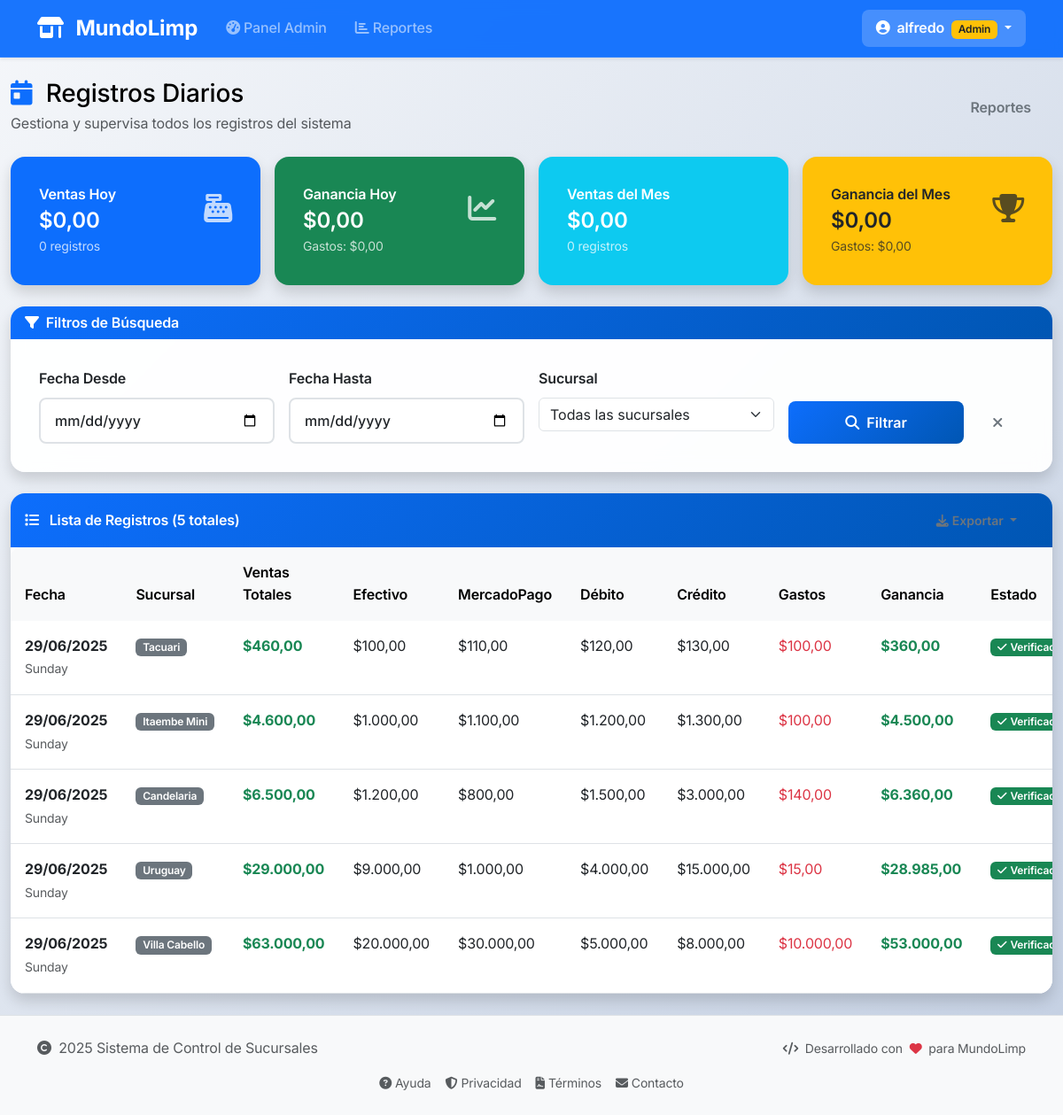
The app's page /daily-records/index (signed in), older data.
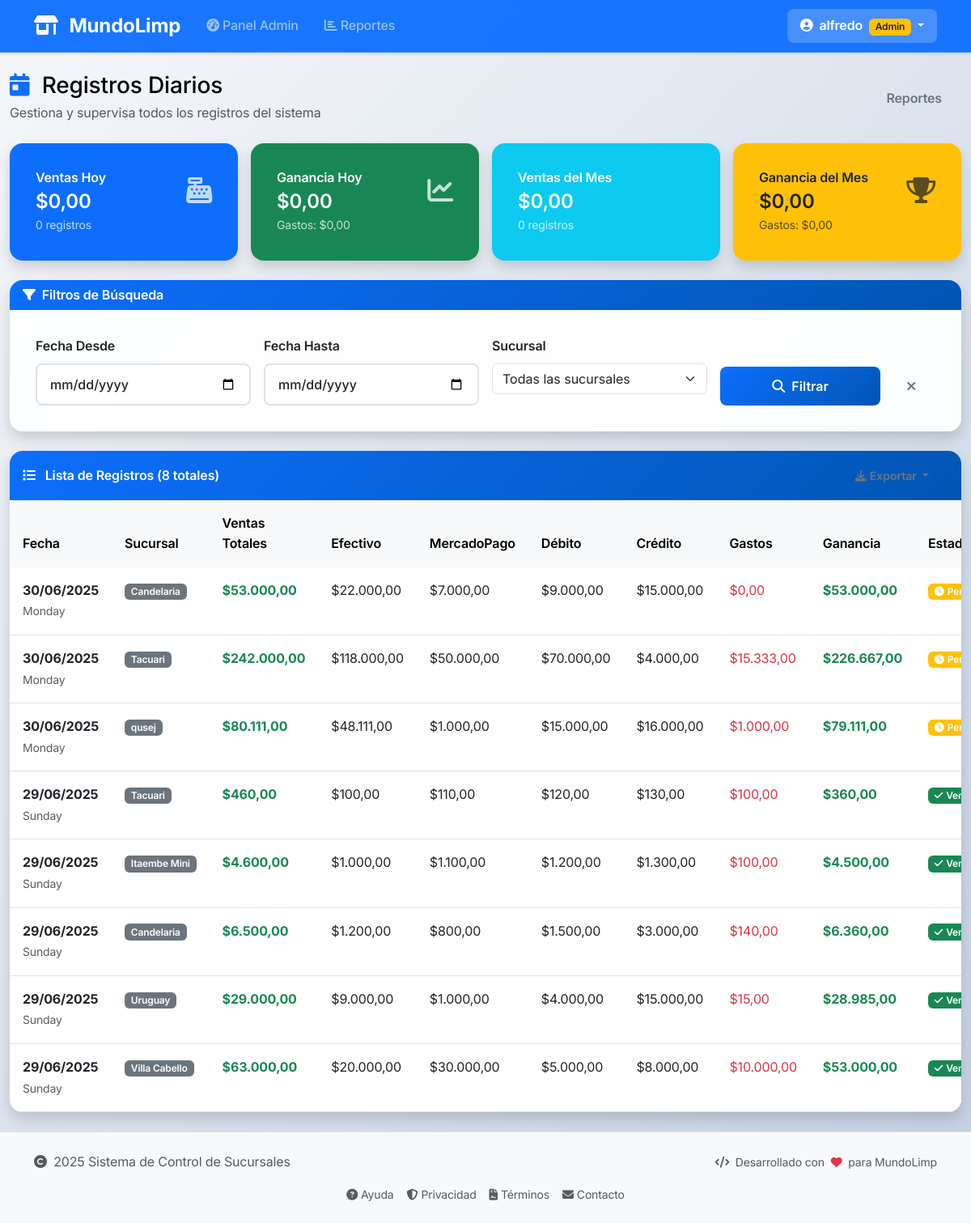
The same page, newer data.
### app/models/daily_record.py (models this page shows, shortened)
class DailyRecord(db.Model):
    __tablename__ = 'daily_records'
    id = db.Column(db.Integer, primary_key=True)
    user_id = db.Column(
        db.Integer,
        db.ForeignKey('users.id', ondelete='CASCADE'),
        nullable=False,
        index=True
    )
    branch_name = db.Column(db.String(100), nullable=False, index=True)
    record_date = db.Column(
        db.Date,
        nullable=False,
        default=datetime.date.today,
        index=True
    )
    total_sales = db.Column(
        db.Numeric(10, 2),
        nullable=False,
        default=0.00
    )
    cash_sales = db.Column(
        db.Numeric(10, 2),
        nullable=False,
        default=0.00
    )
    mercadopago_sales = db.Column(
        db.Numeric(10, 2),
        nullable=False,
        default=0.00
    )
    debit_sales = db.Column(
        db.Numeric(10, 2),
        nullable=False,
        default=0.00
    )
    credit_sales = db.Column(
        db.Numeric(10, 2),
        nullable=False,
        default=0.00
    )
    total_expenses = db.Column(
        db.Numeric(10, 2),
        nullable=False,
        default=0.00
    )
    created_at = db.Column(
        db.DateTime,
        default=datetime.datetime.now,
        nullable=False
    )
    updated_at = db.Column(
        db.DateTime,
        default=datetime.datetime.now,
        onupdate=datetime.datetime.now,
        nullable=False
    )
    notes = db.Column(db.Text, nullable=True)
    is_verified = db.Column(db.Boolean, default=False, nullable=False)
    verified_by = db.Column(
        db.Integer,
        db.ForeignKey('users.id'),
        nullable=True
    )
    verified_at = db.Column(db.DateTime, nullable=True)
    __table_args__ = (
        db.UniqueConstraint(
            'branch_name',
            'record_date',
            name='_branch_date_uc'
        ),
        db.Index('idx_branch_date', 'branch_name', 'record_date'),
        db.Index('idx_user_date', 'user_id', 'record_date'),
        db.CheckConstraint('total_sales >= 0', name='check_total_sales_positive'),
        db.CheckConstraint('cash_sales >= 0', name='check_cash_sales_positive'),
        db.CheckConstraint('mercadopago_sales >= 0', name='check_mercadopago_sales_positive'),
        db.CheckConstraint('debit_sales >= 0', name='check_debit_sales_positive'),
        db.CheckConstraint('credit_sales >= 0', name='check_credit_sales_positive'),
        db.CheckConstraint('total_expenses >= 0', name='check_total_expenses_positive')
    )
    def get_net_amount(self):
        return float(self.total_sales) - float(self.total_expenses)

### app/routes/daily_records.py (the view)
@daily_records_bp.route('/')
@daily_records_bp.route('/index')
@login_required
def index():
    page = request.args.get('page', 1, type=int)
    filter_form = FilterForm()
    if current_user.is_admin_user():
        query = DailyRecord.query
    else:
        query = current_user.daily_records
    if request.args.get('start_date'):
        try:
            start_date = datetime.strptime(request.args.get('start_date'), '%Y-%m-%d').date()
            query = query.filter(DailyRecord.record_date >= start_date)
        except ValueError:
            pass
    if request.args.get('end_date'):
        try:
            end_date = datetime.strptime(request.args.get('end_date'), '%Y-%m-%d').date()
            query = query.filter(DailyRecord.record_date <= end_date)
        except ValueError:
            pass
    if request.args.get('branch_filter') and current_user.is_admin_user():
        branch_name = request.args.get('branch_filter')
        query = query.filter(DailyRecord.branch_name == branch_name)
    query = query.order_by(desc(DailyRecord.record_date))
    records = query.paginate(
        page=page,
        per_page=20,
        error_out=False
    )
    today = date.today()
    stats = get_quick_stats(current_user, today)
    return render_template(
        'daily_records/index.html',
        title='Registros Diarios',
        records=records,
        filter_form=filter_form,
        stats=stats
    )

### app/forms/daily_record_forms.py (shortened to what this page needs)
class FilterForm(FlaskForm):
    start_date = DateField(
        'Fecha Desde',
        validators=[Optional()],
        render_kw={
            'class': 'form-control'
        }
    )
    end_date = DateField(
        'Fecha Hasta',
        validators=[Optional()],
        render_kw={
            'class': 'form-control'
        }
    )
    branch_filter = SelectField(
        'Sucursal',
        choices=[
            ('', 'Todas las sucursales'),
            ('Uruguay', 'Uruguay'),
            ('Villa Cabello', 'Villa Cabello'),
            ('Tacuari', 'Tacuari'),
            ('Candelaria', 'Candelaria'),
            ('Itaembe Mini', 'Itaembe Mini')
        ],
        validators=[Optional()],
        render_kw={
            'class': 'form-select'
        }
    )
    submit = SubmitField(
        'Filtrar',
        render_kw={
            'class': 'btn btn-outline-primary'
        }
    )

### app/models/user.py (called while the page is built)
    def is_admin_user(self):
        return self.role == 'admin' and self.is_admin

    def can_edit_record(self, daily_record):
        if self.is_admin_user():
            return True
        if self.is_branch_user():
            return daily_record.user_id == self.id
        return False

### app/templates/daily_records/index.html (shortened to what the changed rows need)
{% extends "layout/base.html" %}
{% block content %}
<div class="container-fluid my-4">
    <div class="row">
        <div class="col-12">
            <div class="d-flex justify-content-between align-items-center mb-4">
                <div>
                    <h1 class="h3 mb-1">
                        <i class="fas fa-calendar-day text-primary me-2"></i>
                        Registros Diarios
                    </h1>
                </div>
            </div>
        </div>
    </div>
    <div class="row">
        <div class="col-12">
            <div class="card">
                <div class="card-header d-flex justify-content-between align-items-center">
                    <h6 class="mb-0">
                        <i class="fas fa-list me-2"></i>
                        Lista de Registros
                        {% if records.total %}
                            ({{ records.total }} total{{ 'es' if records.total != 1 else '' }})
                        {% endif %}
                    </h6>
                    {% if records.items %}
                    <div class="dropdown">
                        <button class="btn btn-outline-secondary btn-sm dropdown-toggle" type="button" data-bs-toggle="dropdown">
                        </button>
                    </div>
                    {% endif %}
                </div>
                <div class="card-body p-0">
                    {% if records.items %}
                    <div class="table-responsive">
                        <table class="table table-hover mb-0">
                            <thead class="table-light">
                                <tr>
                                    <th>Fecha</th>
                                    {% if current_user.is_admin_user() %}
                                    <th>Sucursal</th>
                                    {% endif %}
                                    <th>Ventas Totales</th>
                                    <th>Efectivo</th>
                                    <th>MercadoPago</th>
                                    <th>Débito</th>
                                    <th>Crédito</th>
                                    <th>Gastos</th>
                                    <th>Ganancia</th>
                                    <th>Estado</th>
                                </tr>
                            </thead>
                            <tbody>
                                {% for record in records.items %}
                                <tr>
                                    <td>
                                        <strong>{{ record.record_date.strftime('%d/%m/%Y') }}</strong>
                                        <br><small class="text-muted">{{ record.record_date.strftime('%A') }}</small>
                                    </td>
                                    {% if current_user.is_admin_user() %}
                                    <td>
                                        <span class="badge bg-secondary">{{ record.branch_name }}</span>
                                    </td>
                                    {% endif %}
                                    <td>
                                        <strong class="text-success">${{ "{:,.2f}".format(record.total_sales).replace(",", "X").replace(".", ",").replace("X", ".") }}</strong>
                                    </td>
                                    <td>${{ "{:,.2f}".format(record.cash_sales).replace(",", "X").replace(".", ",").replace("X", ".") }}</td>
                                    <td>${{ "{:,.2f}".format(record.mercadopago_sales).replace(",", "X").replace(".", ",").replace("X", ".") }}</td>
                                    <td>${{ "{:,.2f}".format(record.debit_sales).replace(",", "X").replace(".", ",").replace("X", ".") }}</td>
                                    <td>${{ "{:,.2f}".format(record.credit_sales).replace(",", "X").replace(".", ",").replace("X", ".") }}</td>
                                    <td>
                                        <span class="text-danger">${{ "{:,.2f}".format(record.total_expenses).replace(",", "X").replace(".", ",").replace("X", ".") }}</span>
                                    </td>
                                    <td>
                                        {% set net = record.get_net_amount() %}
                                        <strong class="{{ 'text-success' if net >= 0 else 'text-danger' }}">
                                            ${{ "{:,.2f}".format(net).replace(",", "X").replace(".", ",").replace("X", ".") }}
                                        </strong>
                                    </td>
                                    <td>
                                        {% if record.is_verified %}
                                            <span class="badge bg-success">
                                                <i class="fas fa-check me-1"></i>Verificado
                                            </span>
                                        {% else %}
                                            <span class="badge bg-warning">
                                                <i class="fas fa-clock me-1"></i>Pendiente
                                            </span>
                                        {% endif %}
                                    </td>
                                </tr>
                                {% endfor %}
                            </tbody>
                        </table>
                    </div>
                    {% endif %}
                </div>
            </div>
        </div>
    </div>
</div>
{% endblock %}

Row changes from the older to the newer data that the page shows:
added DailyRecord: record_date "30/06/2025", record_date "Monday", branch_name "Candelaria", total_sales "53.000,00", cash_sales "22.000,00", mercadopago_sales "7.000,00", debit_sales "9.000,00", credit_sales "15.000,00", total_expenses "0,00", value "53.000,00", is_verified False (drawn)
added DailyRecord: record_date "30/06/2025", record_date "Monday", branch_name "Tacuari", total_sales "242.000,00", cash_sales "118.000,00", mercadopago_sales "50.000,00", debit_sales "70.000,00", credit_sales "4.000,00", total_expenses "15.333,00", value "226.667,00", is_verified False (drawn)
added DailyRecord: record_date "30/06/2025", record_date "Monday", branch_name "qusej", total_sales "80.111,00", cash_sales "48.111,00", mercadopago_sales "1.000,00", debit_sales "15.000,00", credit_sales "16.000,00", total_expenses "1.000,00", value "79.111,00", is_verified False (drawn)
Text that changed along with them:
{{ records.total }}: "5" → "8"
